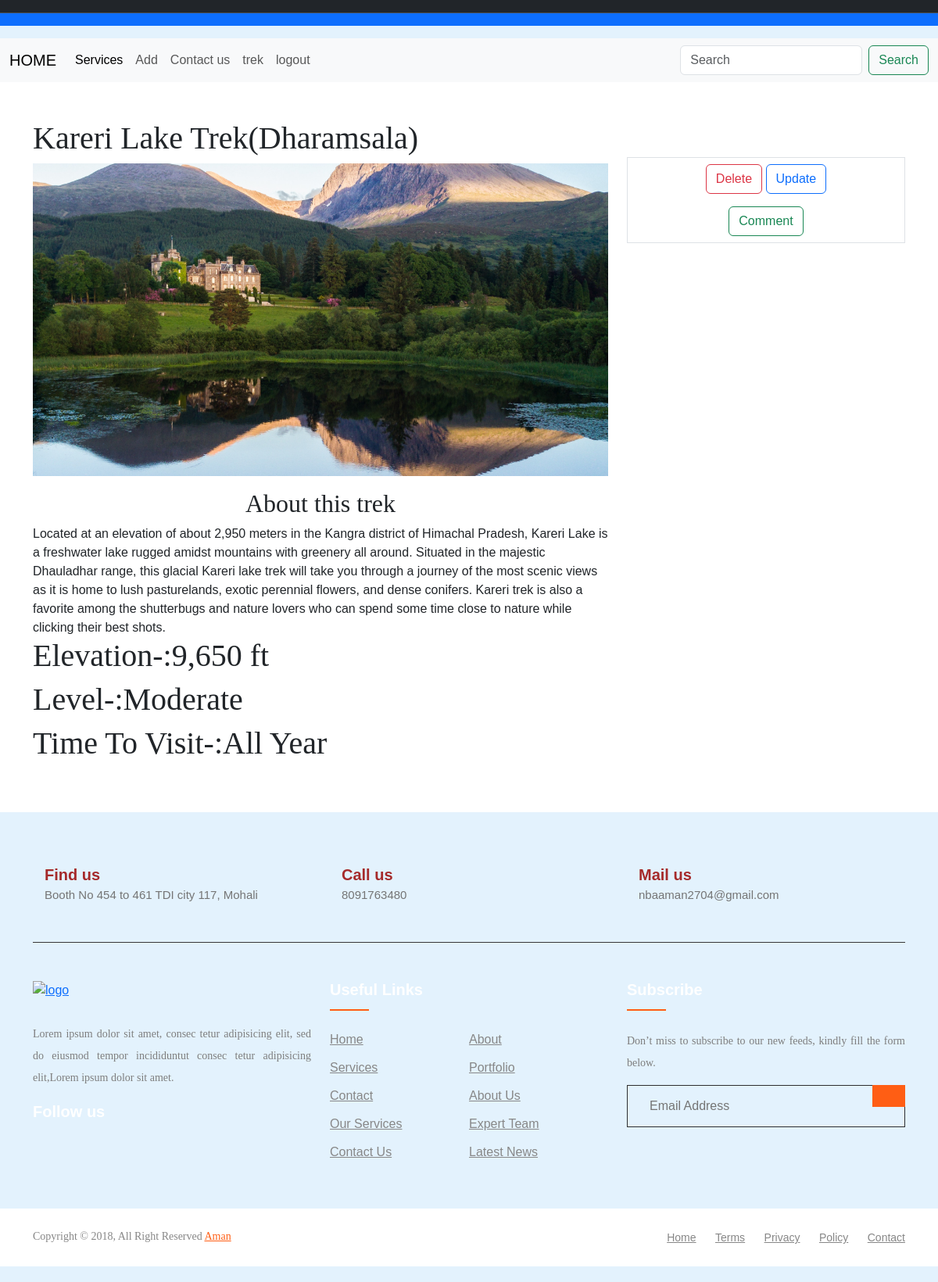
The app's page /read/6 (signed in) with its own data.
### tour/models.py (models this page shows, shortened)
class trek(models.Model):
    name = models.CharField(max_length=222)
    img = models.ImageField(upload_to='images',null=True,blank=True)
    level=models.CharField(max_length=222)
    ele = models.CharField(max_length=222)
    ime=models.CharField(max_length=222)
    description = models.TextField()

### tour/views.py (the view)
# urls.py: path('read/<int:id>',views.read,name='read'),
@login_required(login_url='login')
def read(request,id):
    bese=trek.objects.get(id=id)
    return render(request,'read.html',{'bese':bese})

### templates/read.html (shortened to what this page needs)
{% extends 'base.html'%}
{% block content %}
<div class="container my-5">
  <div class="row">
    <div class="col-lg-8">
      <h1>{{bese.name}}</h1>
      <img src="{{bese.img.url}}" class="imggg" alt="">
      <p class="para" >
        <h2>About this trek</h2>
        {{bese.description}}
        <h1>Elevation-:{{bese.ele}}</h1>
        <h1>Level-:{{bese.level}}</h1>
        <h1>Time To Visit-:{{bese.ime}}</h1>
      </p>
    </div>
    <div class="col-lg-4">
      <div class="box my-5 border text-center">
        <button class="btn btn-outline-danger my-2 ">Delete</button>
        <a href="{% url 'up' bese.id %}" class="btn btn-outline-primary my-2">Update</a> <br>
            <button class="btn btn-outline-success my-2 " type="submit">Comment</button> <br>
      </div>
    </div>
  </div>
</div>
{% endblock %}

### templates/base.html (shortened to what this page needs)
<!doctype html>
<html lang="en">
  <head>
    <link rel="stylesheet" href="https://stackpath.bootstrapcdn.com/bootstrap/4.5.0/css/bootstrap.min.css">
    <link href="https://cdn.jsdelivr.net/npm/bootstrap@5.3.0/dist/css/bootstrap.min.css" rel="stylesheet">
  </head>
  <body>
    <nav class="navbar bg-dark border-bottom border-bottom-dark" data-bs-theme="dark">
      </nav>
      <nav class="navbar bg-primary" data-bs-theme="dark">
      </nav>
      <nav class="navbar" style="background-color: #e3f2fd;">
      </nav>
      <nav class="navbar navbar-expand-lg bg-body-tertiary">
        <div class="container-fluid">
          <a class="navbar-brand" href="{% url 'index'%}">HOME</a>
          <div class="collapse navbar-collapse" id="navbarSupportedContent">
            <ul class="navbar-nav me-auto mb-2 mb-lg-0">
              <li class="nav-item">
                <a class="nav-link active" aria-current="page" href="#">Services</a>
              </li>
              <li class="nav-item">
                <a class="nav-link" href="{% url 'amn'%}">Add</a>
              </li>
              <li class="nav-item">
                <a class="nav-link " href="">Contact us</a>
              </li>
              {% if user.is_authenticated %}
              <li class="nav-item">
                <a class="nav-link" href="#">{{user.username}}</a>
              </li>
              <li class="nav-item">
                <a class="nav-link" href="{% url 'logout' %}">logout</a>
              </li>
              {% else %}
              <li class="nav-item">
                <a class="nav-link" href="{% url 'login' %}">login</a>
              </li>
              {% endif %}
            </ul>
            <form class="d-flex" role="search" action="{% url 'sear' %}" method="post">
              <input class="form-control me-2" type="search" placeholder="Search" aria-label="Search" name="search" >
              <button class="btn btn-outline-success" type="submit">Search</button>
            </form>
          </div>
        </div>
      </nav>
{% block content %}
{% endblock  %}
<footer class="footer-section">
  <div class="container">
      <div class="footer-cta pt-5 pb-5">
          <div class="row">
              <div class="col-xl-4 col-md-4 mb-30">
                  <div class="single-cta">
                      <div class="cta-text">
                          <h4>Find us</h4>
                          <span>
                            Booth No 454 to 461 TDI city 117, Mohali</span>
                      </div>
                  </div>
              </div>
              <div class="col-xl-4 col-md-4 mb-30">
                  <div class="single-cta">
                      <div class="cta-text">
                          <h4>Call us</h4>
                          <span>8091763480</span>
                      </div>
                  </div>
              </div>
              <div class="col-xl-4 col-md-4 mb-30">
                  <div class="single-cta">
                      <div class="cta-text">
                          <h4>Mail us</h4>
                          <span>nbaaman2704@gmail.com</span>
                      </div>
                  </div>
              </div>
          </div>
      </div>
      <div class="footer-content pt-5 pb-5">
          <div class="row">
              <div class="col-xl-4 col-lg-4 mb-50">
                  <div class="footer-widget">
                      <div class="footer-logo">
                          <a href="index.html"><img src="https://i.ibb.co/QDy827D/ak-logo.png" class="img-fluid" alt="logo"></a>
                      </div>
                      <div class="footer-text">
                          <p>Lorem ipsum dolor sit amet, consec tetur adipisicing elit, sed do eiusmod tempor incididuntut consec tetur adipisicing
                          elit,Lorem ipsum dolor sit amet.</p>
                      </div>
                      <div class="footer-social-icon">
                          <span>Follow us</span>
                      </div>
                  </div>
              </div>
              <div class="col-xl-4 col-lg-4 col-md-6 mb-30">
                  <div class="footer-widget">
                      <div class="footer-widget-heading">
                          <h3>Useful Links</h3>
                      </div>
                      <ul>
                          <li><a href="#">Home</a></li>
                          <li><a href="#">about</a></li>
                          <li><a href="#">services</a></li>
                          <li><a href="#">portfolio</a></li>
                          <li><a href="#">Contact</a></li>
                          <li><a href="#">About us</a></li>
                          <li><a href="#">Our Services</a></li>
                          <li><a href="#">Expert Team</a></li>
                          <li><a href="#">Contact us</a></li>
                          <li><a href="#">Latest News</a></li>
                      </ul>
                  </div>
              </div>
              <div class="col-xl-4 col-lg-4 col-md-6 mb-50">
                  <div class="footer-widget">
                      <div class="footer-widget-heading">
                          <h3>Subscribe</h3>
                      </div>
                      <div class="footer-text mb-25">
                          <p>Don’t miss to subscribe to our new feeds, kindly fill the form below.</p>
                      </div>
                      <div class="subscribe-form">
                          <form action="#">
                              <input type="text" placeholder="Email Address">
                              <button></button>
                          </form>
                      </div>
                  </div>
              </div>
          </div>
      </div>
  </div>
  <div class="copyright-area">
      <div class="container">
          <div class="row">
              <div class="col-xl-6 col-lg-6 text-center text-lg-left">
                  <div class="copyright-text">
                      <p>Copyright &copy; 2018, All Right Reserved <a href="https://codepen.io/anupkumar92/">Aman</a></p>
                  </div>
              </div>
              <div class="col-xl-6 col-lg-6 d-none d-lg-block text-right">
                  <div class="footer-menu">
                      <ul>
                          <li><a href="#">Home</a></li>
                          <li><a href="#">Terms</a></li>
                          <li><a href="#">Privacy</a></li>
                          <li><a href="#">Policy</a></li>
                          <li><a href="#">Contact</a></li>
                      </ul>
                  </div>
              </div>
          </div>
      </div>
  </div>
</footer>
</body>
</html>

### templates/base.html (style rules this page uses)
body { margin: 0; padding: 0; font-family: Arial, sans-serif; min-height: 100vh; display: flex; flex-direction: column; }
footer { background-color: #333; color: #fff; padding: 20px 0; margin-top: auto; }
.footer-content { display: flex; flex-direction: column; align-items: center; }
ul { margin: 0px; padding: 0px; }
.footer-section { background: #e3f2fd; position: relative; }
.footer-cta { border-bottom: 1px solid #373636; }
.cta-text { padding-left: 15px; display: inline-block; }
.cta-text h4 { color: brown; font-size: 20px; font-weight: 600; margin-bottom: 2px; }
.cta-text span { color: #757575; font-size: 15px; }
.footer-content { position: relative; z-index: 2; }
.footer-logo { margin-bottom: 30px; }
.footer-logo img { max-width: 200px; }
.footer-text p { margin-bottom: 14px; font-size: 14px; color: #7e7e7e; line-height: 28px; }
.footer-social-icon span { color: #fff; display: block; font-size: 20px; font-weight: 700; font-family: 'Poppins', sans-serif; margin-bottom: 20px; }
.footer-widget-heading h3 { color: #fff; font-size: 20px; font-weight: 600; margin-bottom: 40px; position: relative; }
.footer-widget-heading h3::before { content: ""; position: absolute; left: 0; bottom: -15px; height: 2px; width: 50px; background: #ff5e14; }
.footer-widget ul li { display: inline-block; float: left; width: 50%; margin-bottom: 12px; }
.footer-widget ul li a { color: #878787; text-transform: capitalize; }
.subscribe-form { position: relative; overflow: hidden; }
.subscribe-form input { width: 100%; padding: 14px 28px; background: #e3f2fd; border: 1px solid #2E2E2E; color: #fff; }
.subscribe-form button { position: absolute; right: 0; background: #ff5e14; padding: 13px 20px; border: 1px solid #ff5e14; top: 0; }
.copyright-area { background: white; padding: 25px 0; }
.copyright-text p { margin: 0; font-size: 14px; color: #878787; }
.copyright-text p a { color: #ff5e14; }
.footer-menu li { display: inline-block; margin-left: 20px; }
.footer-menu li a { font-size: 14px; color: #878787; }

### templates/read.html (style rules this page uses)
.imggg { width: 100%; height: 400px; object-fit: cover; }
.para,p { text-align: justify; font-family: cursive; }
h1 { font-family: cursive; }
h2 { text-align: center; font-family: cursive; }

### records on screen
trek: name "Kareri Lake Trek(Dharamsala)", img (picture), description "Located at an elevation of about 2,950 meters in the Kangra district of Himachal Pradesh, Kareri Lake is a freshwater lake rugged amidst mountains with greenery all around. Situated in the majestic Dhauladhar range, this glacial Kareri lake trek will take you through a journey of the most scenic views as it is home to lush pasturelands, exotic perennial flowers, and dense conifers. Kareri trek is also a favorite among the shutterbugs and nature lovers who can spend some time close to nature while clicking their best shots.", ele "9,650 ft", level "Moderate", ime "All Year"

### other values on screen
{{ user.username }} "trek"
